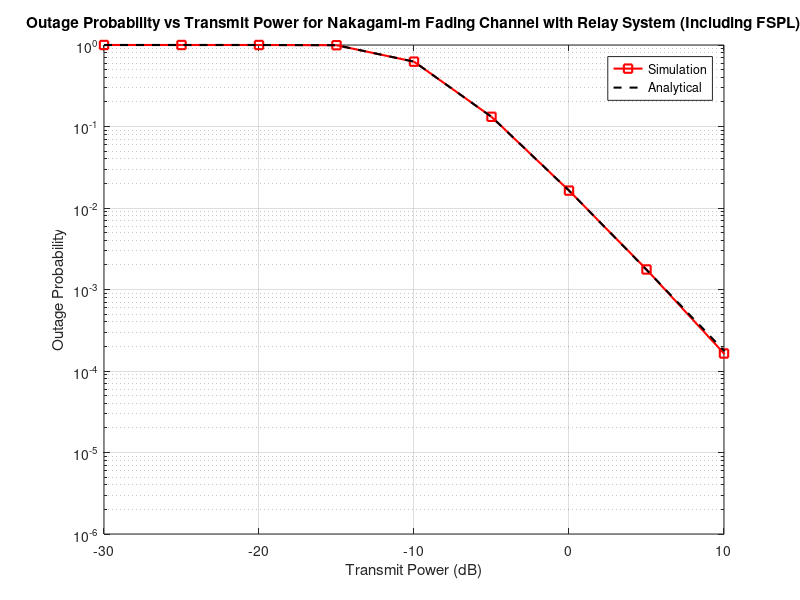

Source code (MATLAB):
%% Clear and close all
clear;
close all;
clc;

%% Parameters for Relay System
M = 1e6; % Number of samples (for simulation)
Average_SNR_dB = -30:5:50; % Average SNR in dB
Average_SNR = 10.^(Average_SNR_dB ./ 10); % Convert SNR to linear scale
Threshold_SNR_dB = -30; % Threshold SNR in dB
Gamma_0 = 10^(Threshold_SNR_dB / 10); % Convert threshold SNR to linear scale

% Nakagami-m parameters
m = 2; % Shape parameter
Omega_SR = 1; % Mean SNR of Source-Relay link
Omega_RD = 1; % Mean SNR of Relay-Destination link

% Gains
G_s = 10; G_r = 10; G_d = 10;

% Path Losses
d1 = 10; % Distance from source to relay in meters
d2 = 10; % Distance from relay to destination in meters
f = 1.6e9; % Frequency in Hz (1.6 GHz)
c = 3e8; % Speed of light in m/s
lambda = c / f; % Wavelength

% Free Space Path Loss parameters
PL1 = (G_s * G_r * lambda^2) / (4 * pi * d1)^2; % Source to Relay path loss
PL2 = (G_r * G_d * lambda^2) / (4 * pi * d2)^2; % Relay to Destination path loss

% Initialize arrays for outage probability simulation and analytical results
OutageProb_sim = zeros(size(Average_SNR_dB ));
OutageProb_analytical = zeros(size(Average_SNR_dB ));

%% Simulation loop over different transmit powers
for jj = 1:length(Average_SNR_dB )
    % Generate Nakagami-m fading coefficients
    h1 = sqrt(gamrnd(m, 1/m, 1, M)); % Nakagami-m fading coefficients for h1
    h2 = sqrt(gamrnd(m, 1/m, 1, M)); % Nakagami-m fading coefficients for h2

    % Apply path losses including FSPL
    h1f = h1;
    h2f = h2;

    % Effective SNR considering path losses and transmit power
    SNR1 = Average_SNR(jj) * h1f.^2 *(sqrt(PL1));
    SNR2 = Average_SNR(jj) * h2f.^2*(sqrt(PL2))  ;
    SNR = min(SNR1, SNR2); % Minimum SNR for outage calculation

    % Calculate outage probability from simulation
    OutageProb_sim(jj) = mean(SNR < Gamma_0);
end

%% Analytical outage probability calculation loop

for jj = 1:length(Average_SNR_dB )
    % Compute CDF for Source-Relay link
% Analytical Outage Probability Calculation
    gamma_th_sr =  Gamma_0  /Omega_SR;  % Normalized threshold for Nakagami-m CDF
    F_gamma_SR = 1-gammainc(m *(1/sqrt(PL1))* gamma_th_sr./Average_SNR, m, 'lower');

    gamma_th_rd =  Gamma_0  /Omega_RD;  % Normalized threshold for Nakagami-m CDF
    F_gamma_RD = 1-gammainc(m *(1/sqrt(PL2))* gamma_th_rd./Average_SNR, m, 'lower');

    % Compute outage probability analytically
    OutageProb_analytical = 1-(F_gamma_SR.*F_gamma_RD);
end

%% Plotting Outage Probability results
figure;
semilogy(Average_SNR_dB , OutageProb_sim, 'r-s', 'LineWidth', 1.5);
hold on;
semilogy(Average_SNR_dB , OutageProb_analytical, 'k--', 'LineWidth', 1.5);
xlabel('Transmit Power (dB)');
ylabel('Outage Probability');
title('Outage Probability vs Transmit Power for Nakagami-m Fading Channel with Relay System (Including FSPL)');
legend('Simulation', 'Analytical');
grid on;
axis([-30 10 1e-6 1])